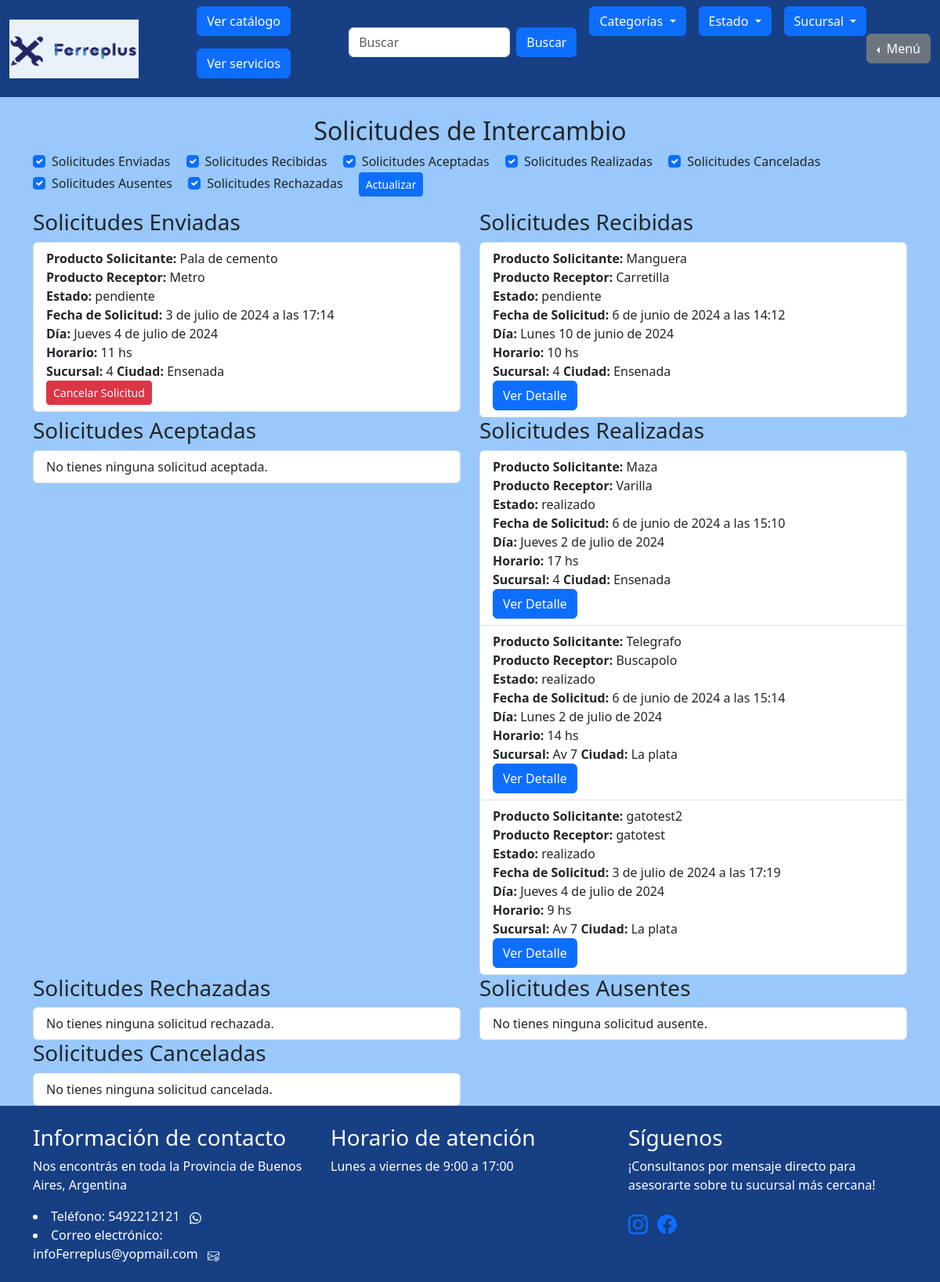
Page /intercambiar_producto/ver_intercambios (signed in) on the committed database.
### intercambiar_producto/models.py (models this page shows, shortened)
class Intercambio(models.Model):
    ESTADOS = (
        ('pendiente', 'Pendiente'),
        ('aceptado', 'Aceptado'),
        ('rechazado', 'Rechazado'),
        ('realizado', 'Realizado'),
        ('cancelado', 'Cancelado'),
        ('ausente', 'Ausente'),
    )
    producto_solicitante = models.ForeignKey(Producto, related_name='intercambios_solicitados', on_delete=models.CASCADE)
    producto_receptor = models.ForeignKey(Producto, related_name='intercambios_recibidos', on_delete=models.CASCADE)
    cliente_solicitante = models.ForeignKey(User, related_name='solicitudes_realizadas', on_delete=models.CASCADE)
    cliente_receptor = models.ForeignKey(User, related_name='solicitudes_recibidas', on_delete=models.CASCADE)
    estado = models.CharField(max_length=10, choices=ESTADOS, default='pendiente')
    fecha_solicitud = models.DateTimeField(auto_now_add=True)
    dia = models.CharField(max_length=20, blank=True)
    fecha = models.DateField(null=True, blank=True)
    horario = models.IntegerField()
    venta_realizada = models.BooleanField(null=True, blank=True, default=None)

### mis_productos/models.py (models this page shows, shortened)
class Producto(models.Model):
    id = models.AutoField(primary_key=True)
    cliente = models.ForeignKey(User, on_delete=models.CASCADE)
    nombre = models.CharField(max_length=100)
    estado = models.CharField(max_length=100)
    categoria = models.CharField(max_length=100)
    dias = models.CharField(max_length=100, default="")
    horario_inicio = models.CharField(max_length=100)
    horario_fin = models.CharField(max_length=100)
    sucursal = models.ForeignKey(Sucursal, on_delete=models.SET_NULL, null=True)
    imagen_principal = models.ImageField(upload_to='imagenes/')
    imagen_extra1 = models.ImageField(upload_to='imagenes/', blank=True, null=True)
    imagen_extra2 = models.ImageField(upload_to='imagenes/', blank=True, null=True)
    imagen_extra3 = models.ImageField(upload_to='imagenes/', blank=True, null=True)
    slug = models.SlugField(null=True, blank=True)
    visible = models.BooleanField(default=True)

### gestion_de_sucursales/models.py (models this page shows)
class Sucursal(models.Model):
    nombre = models.CharField(max_length=200, primary_key=True)
    ciudad = models.CharField(max_length=200, null=False)
    def __str__(self):
        return self.nombre

### iniciar_sesion/decoradores.py (the view)
    def wrapper_func(request, *args, **kwargs):
        if request.user.is_authenticated and not request.user.is_staff and not request.user.is_superuser :
            return view_func(request, *args, **kwargs)
        else:
            return redirect("homepage")

### iniciar_sesion/decoradores.py (called while the page is built)
def soy_cliente(view_func):
    def wrapper_func(request, *args, **kwargs):
        if request.user.is_authenticated and not request.user.is_staff and not request.user.is_superuser :
            return view_func(request, *args, **kwargs)
        else:
            return redirect("homepage")
    return wrapper_func

### project/context_processors.py (called while the page is built)
def agregar_datos_a_contexto(request):
    sucursales = Sucursal.objects.all()
    estados_list = ["Nuevo - Sin uso", "Usado", "Restaurado", "Para reparar", "Para piezas", "Con defectos leves"]
    categorias_list = ["Herramientas", "Construcción", "Ferretería general", "Electricidad", "Fontanería", "Jardín"]
    return {
        'sucursales': sucursales,
        'estados_list': estados_list,
        'categorias_list': categorias_list,
    }

### intercambiar_producto/templates/intercambiar_producto/ver_intercambios.html (shortened to what this page needs)
{% extends "homepage/base.html" %}
{% block content %}
<div class="container">
  <h2 class="text-center">Solicitudes de Intercambio</h2>
  {% if no_hay_intercambios %}
  <p class="text-center">No hay intercambios disponibles</p>
  {% else %}
  <div class="row mb-3 justify-content-center">
    <div class="col-auto">
      <div class="form-check form-check-inline">
        <input class="form-check-input" type="checkbox" id="toggleEnviadas" checked>
        <label class="form-check-label" for="toggleEnviadas">Solicitudes Enviadas</label>
      </div>
      <div class="form-check form-check-inline">
        <input class="form-check-input" type="checkbox" id="toggleRecibidas" checked>
        <label class="form-check-label" for="toggleRecibidas">Solicitudes Recibidas</label>
      </div>
      <div class="form-check form-check-inline">
        <input class="form-check-input" type="checkbox" id="toggleAceptadas" checked>
        <label class="form-check-label" for="toggleAceptadas">Solicitudes Aceptadas</label>
      </div>
      <div class="form-check form-check-inline">
        <input class="form-check-input" type="checkbox" id="toggleRealizadas" checked>
        <label class="form-check-label" for="toggleRealizadas">Solicitudes Realizadas</label>
      </div>
      <div class="form-check form-check-inline">
        <input class="form-check-input" type="checkbox" id="toggleCanceladas" checked>
        <label class="form-check-label" for="toggleCanceladas">Solicitudes Canceladas</label>
      </div>
      <div class="form-check form-check-inline">
        <input class="form-check-input" type="checkbox" id="toggleAusentes" checked>
        <label class="form-check-label" for="toggleAusentes">Solicitudes Ausentes</label>
      </div>
      <div class="form-check form-check-inline">
        <input class="form-check-input" type="checkbox" id="toggleRechazadas" checked>
        <label class="form-check-label" for="toggleRechazadas">Solicitudes Rechazadas</label>
      </div>
      <button class="btn btn-primary btn-sm ml-2" onclick="actualizarVisibilidad()">Actualizar</button>
    </div>
  </div>
  <div class="row">
    <div class="col-md-6" id="solicitudesEnviadas">
      <h3>Solicitudes Enviadas</h3>
      <ul class="list-group">
        {% for solicitud in solicitudes_enviadas %}
          <li class="list-group-item">
            <strong>Producto Solicitante:</strong> {{ solicitud.producto_solicitante.nombre }} <br>
            <strong>Producto Receptor:</strong> {{ solicitud.producto_receptor.nombre }} <br>
            <strong>Estado:</strong> {{ solicitud.estado }} <br>
            <strong>Fecha de Solicitud:</strong> {{ solicitud.fecha_solicitud }} <br>
            <strong>Día:</strong> {{ solicitud.dia }} {{ solicitud.fecha }} <br>
            <strong>Horario:</strong> {{ solicitud.horario }} hs<br>
            <strong>Sucursal:</strong> {{ solicitud.producto_solicitante.sucursal }} <strong>Ciudad:</strong> {{ solicitud.producto_solicitante.sucursal.ciudad }} <br>
            <form method="post" action="{% url 'ver_intercambios' %}" style="display:inline;">
              {% if solicitud.estado == 'pendiente' %}
                <button type="submit" class="btn btn-danger btn-sm" onclick="return confirm('¿Estás seguro de que deseas cancelar esta solicitud?')">Cancelar Solicitud</button>
              {% endif %}
            </form>
          </li>
        {% empty %}
          <li class="list-group-item">No has enviado ninguna solicitud de intercambio.</li>
        {% endfor %}
      </ul>
    </div>
    <div class="col-md-6" id="solicitudesRecibidas">
      <h3>Solicitudes Recibidas</h3>
      <ul class="list-group">
        {% for solicitud in solicitudes_recibidas %}
          <li class="list-group-item">
            <strong>Producto Solicitante:</strong> {{ solicitud.producto_solicitante.nombre }} <br>
            <strong>Producto Receptor:</strong> {{ solicitud.producto_receptor.nombre }} <br>
            <strong>Estado:</strong> {{ solicitud.estado }} <br>
            <strong>Fecha de Solicitud:</strong> {{ solicitud.fecha_solicitud }} <br>
            <strong>Día:</strong> {{ solicitud.dia }} {{ solicitud.fecha }} <br>
            <strong>Horario:</strong> {{ solicitud.horario }} hs <br>
            <strong>Sucursal:</strong> {{ solicitud.producto_solicitante.sucursal }} <strong>Ciudad:</strong> {{ solicitud.producto_solicitante.sucursal.ciudad }} <br>
            <div class="btn-group" role="group" aria-label="Acciones">
              <a href="{% url 'ver_detalle' solicitud.id %}" class="btn btn-primary">Ver Detalle</a>
            </div>
          </li>
        {% empty %}
          <li class="list-group-item">No has recibido ninguna solicitud de intercambio.</li>
        {% endfor %}
      </ul>
    </div>
    <div class="col-md-6" id="solicitudesAceptadas">
      <h3>Solicitudes Aceptadas</h3>
      <ul class="list-group">
        {% for solicitud in solicitudes_aceptadas %}
          <li class="list-group-item">
            <strong>Producto Solicitante:</strong> {{ solicitud.producto_solicitante.nombre }} <br>
            <strong>Producto Receptor:</strong> {{ solicitud.producto_receptor.nombre }} <br>
            <strong>Estado:</strong> {{ solicitud.estado }} <br>
            <strong>Fecha de Solicitud:</strong> {{ solicitud.fecha_solicitud }} <br>
            <strong>Día:</strong> {{ solicitud.dia }} {{ solicitud.fecha }} <br>
            <strong>Horario:</strong> {{ solicitud.horario }} hs <br>
            <strong>Sucursal:</strong> {{ solicitud.producto_solicitante.sucursal }} <strong>Ciudad:</strong> {{ solicitud.producto_solicitante.sucursal.ciudad }} <br>
            <div class="btn-group" role="group" aria-label="Acciones">
              <a href="{% url 'ver_detalle' solicitud.id %}" class="btn btn-primary">Ver Detalle</a>
            </div>
          </li>
        {% empty %}
          <li class="list-group-item">No tienes ninguna solicitud aceptada.</li>
        {% endfor %}
      </ul>
    </div>
    <div class="col-md-6" id="solicitudesRealizadas">
      <h3>Solicitudes Realizadas</h3>
      <ul class="list-group">
        {% for solicitud in solicitudes_realizadas %}
          <li class="list-group-item">
            <strong>Producto Solicitante:</strong> {{ solicitud.producto_solicitante.nombre }} <br>
            <strong>Producto Receptor:</strong> {{ solicitud.producto_receptor.nombre }} <br>
            <strong>Estado:</strong> {{ solicitud.estado }} <br>
            <strong>Fecha de Solicitud:</strong> {{ solicitud.fecha_solicitud }} <br>
            <strong>Día:</strong> {{ solicitud.dia }} {{ solicitud.fecha }} <br>
            <strong>Horario:</strong> {{ solicitud.horario }} hs <br>
            <strong>Sucursal:</strong> {{ solicitud.producto_solicitante.sucursal }} <strong>Ciudad:</strong> {{ solicitud.producto_solicitante.sucursal.ciudad }} <br>
            <div class="btn-group" role="group" aria-label="Acciones">
              <a href="{% url 'ver_detalle' solicitud.id %}" class="btn btn-primary">Ver Detalle</a>
            </div>
          </li>
        {% empty %}
          <li class="list-group-item">No tienes ninguna solicitud realizada.</li>
        {% endfor %}
      </ul>
    </div>
        <div class="col-md-6" id="solicitudesReachazadas">
          <h3>Solicitudes Rechazadas</h3>
          <ul class="list-group">
            {% for solicitud in solicitudes_rechazada %}
              <li class="list-group-item">
                <strong>Producto Solicitante:</strong> {{ solicitud.producto_solicitante.nombre }} <br>
                <strong>Producto Receptor:</strong> {{ solicitud.producto_receptor.nombre }} <br>
                <strong>Estado:</strong> {{ solicitud.estado }} <br>
                <strong>Fecha de Solicitud:</strong> {{ solicitud.fecha_solicitud }} <br>
                <strong>Día:</strong> {{ solicitud.dia }} {{ solicitud.fecha }} <br>
                <strong>Horario:</strong> {{ solicitud.horario }} hs <br>
                <strong>Sucursal:</strong> {{ solicitud.producto_solicitante.sucursal }} <strong>Ciudad:</strong> {{ solicitud.producto_solicitante.sucursal.ciudad }} <br>
                <div class="btn-group" role="group" aria-label="Acciones">
                  <a href="{% url 'ver_detalle' solicitud.id %}" class="btn btn-primary">Ver Detalle</a>
                </div>
              </li>
            {% empty %}
              <li class="list-group-item">No tienes ninguna solicitud rechazada.</li>
            {% endfor %}
          </ul>
        </div>
        <div class="col-md-6" id="solicitudesAusentes">
          <h3>Solicitudes Ausentes</h3>
          <ul class="list-group">
            {% for solicitud in solicitudes_ausente %}
              <li class="list-group-item">
                <strong>Producto Solicitante:</strong> {{ solicitud.producto_solicitante.nombre }} <br>
                <strong>Producto Receptor:</strong> {{ solicitud.producto_receptor.nombre }} <br>
                <strong>Estado:</strong> {{ solicitud.estado }} <br>
                <strong>Fecha de Solicitud:</strong> {{ solicitud.fecha_solicitud }} <br>
                <strong>Día:</strong> {{ solicitud.dia }} {{ solicitud.fecha }} <br>
                <strong>Horario:</strong> {{ solicitud.horario }} hs <br>
                <strong>Sucursal:</strong> {{ solicitud.producto_solicitante.sucursal }} <strong>Ciudad:</strong> {{ solicitud.producto_solicitante.sucursal.ciudad }} <br>
                <div class="btn-group" role="group" aria-label="Acciones">
                  <a href="{% url 'ver_detalle' solicitud.id %}" class="btn btn-primary">Ver Detalle</a>
                </div>
              </li>
            {% empty %}
              <li class="list-group-item">No tienes ninguna solicitud ausente.</li>
            {% endfor %}
          </ul>
        </div>
    <div class="col-md-6" id="solicitudesCanceladas">
      <h3>Solicitudes Canceladas</h3>
      <ul class="list-group">
        {% for solicitud in solicitudes_canceladas %}
          <li class="list-group-item">
            <strong>Producto Solicitante:</strong> {{ solicitud.producto_solicitante.nombre }} <br>
            <strong>Producto Receptor:</strong> {{ solicitud.producto_receptor.nombre }} <br>
            <strong>Estado:</strong> {{ solicitud.estado }} <br>
            <strong>Fecha de Solicitud:</strong> {{ solicitud.fecha_solicitud }} <br>
            <strong>Día:</strong> {{ solicitud.dia }} {{ solicitud.fecha }} <br>
            <strong>Horario:</strong> {{ solicitud.horario }} hs <br>
            <strong>Sucursal:</strong> {{ solicitud.producto_solicitante.sucursal }} <strong>Ciudad:</strong> {{ solicitud.producto_solicitante.sucursal.ciudad }} <br>
            <div class="btn-group" role="group" aria-label="Acciones">
              <a href="{% url 'ver_detalle' solicitud.id %}" class="btn btn-primary">Ver Detalle</a>
            </div>
          </li>
        {% empty %}
          <li class="list-group-item">No tienes ninguna solicitud cancelada.</li>
        {% endfor %}
      </ul>
    </div>
  </div>
   {% endif %}
</div>
{% endblock %}

### homepage/templates/homepage/base.html (style rules this page uses)
body { background-color: #98C8FC; }
body { min-height: 100vh; display: flex; flex-direction: column; }

### rows in the picture
Intercambio: producto_solicitante.nombre "Pala de cemento", producto_receptor.nombre "Metro", estado "pendiente", fecha_solicitud "3 de julio de 2024 a las 17:14", dia "Jueves", fecha "4 de julio de 2024", horario "11", producto_solicitante.sucursal "4", producto_solicitante.sucursal.ciudad "Ensenada", shows "Cancelar Solicitud"
Intercambio: producto_solicitante.nombre "Manguera", producto_receptor.nombre "Carretilla", estado "pendiente", fecha_solicitud "6 de junio de 2024 a las 14:12", dia "Lunes", fecha "10 de junio de 2024", horario "10", producto_solicitante.sucursal "4", producto_solicitante.sucursal.ciudad "Ensenada"
Intercambio: producto_solicitante.nombre "Maza", producto_receptor.nombre "Varilla", estado "realizado", fecha_solicitud "6 de junio de 2024 a las 15:10", dia "Jueves", fecha "2 de julio de 2024", horario "17", producto_solicitante.sucursal "4", producto_solicitante.sucursal.ciudad "Ensenada"
Intercambio: producto_solicitante.nombre "Telegrafo", producto_receptor.nombre "Buscapolo", estado "realizado", fecha_solicitud "6 de junio de 2024 a las 15:14", dia "Lunes", fecha "2 de julio de 2024", horario "14", producto_solicitante.sucursal "Av 7", producto_solicitante.sucursal.ciudad "La plata"
Intercambio: producto_solicitante.nombre "gatotest2", producto_receptor.nombre "gatotest", estado "realizado", fecha_solicitud "3 de julio de 2024 a las 17:19", dia "Jueves", fecha "4 de julio de 2024", horario "9", producto_solicitante.sucursal "Av 7", producto_solicitante.sucursal.ciudad "La plata"
